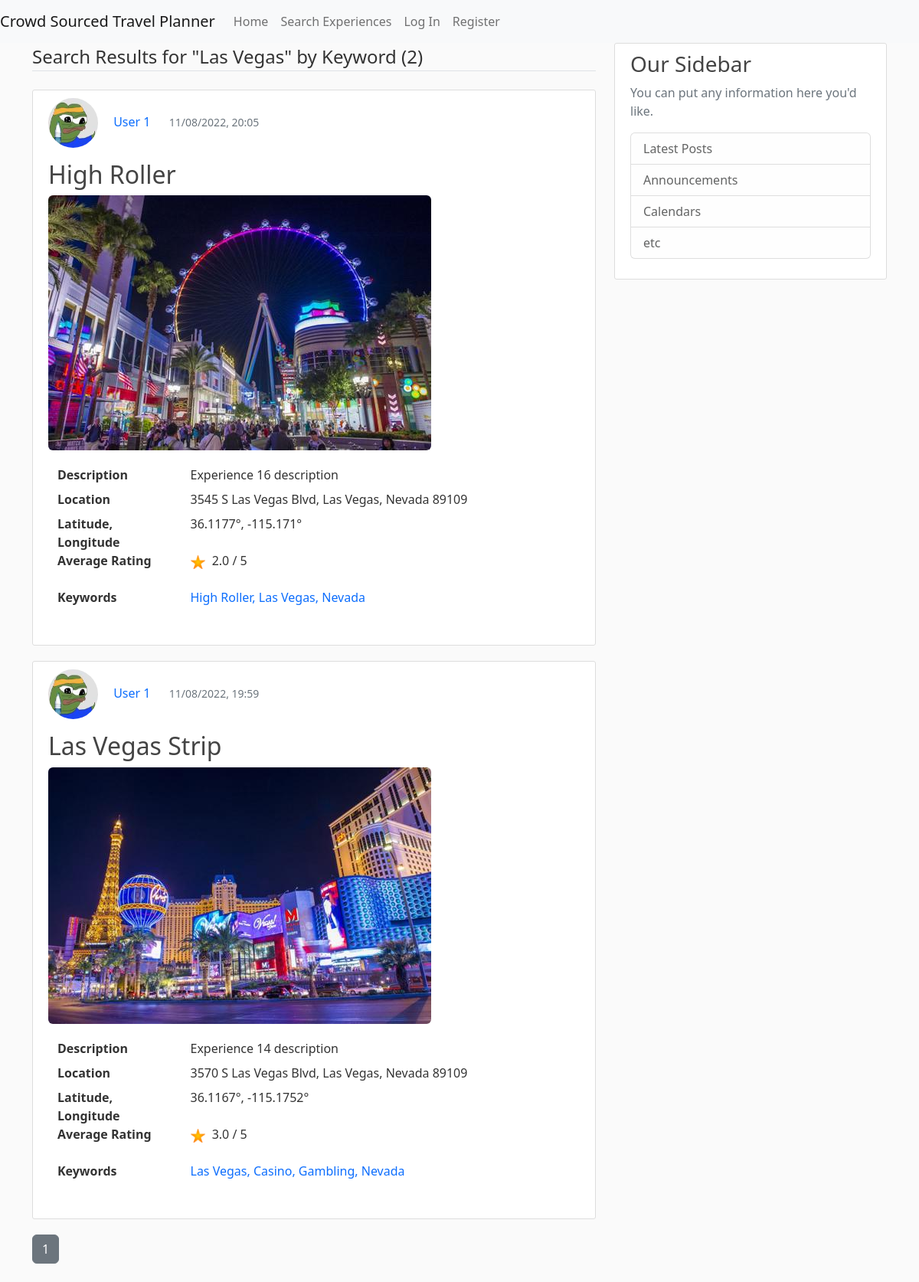
Screenshot of /keyword/Las Vegas with the database file from the repository.
### CrowdSourcedTravelPlanner/models.py (models this page shows, shortened)
class Experience(db.Model):
    id = db.Column(db.Integer, primary_key=True)
    title = db.Column(db.String(100), nullable=False)
    description = db.Column(db.Text, nullable=False)
    location = db.Column(db.String(100), nullable=False)
    date_posted = db.Column(db.DateTime, nullable=False, default=datetime.utcnow)
    image_file = db.Column(db.String(20), nullable=False, default='default.jpg')
    user_id = db.Column(db.Integer, db.ForeignKey('user.id'), nullable=False)
    latitude = db.Column(db.Float, nullable=True)
    longitude = db.Column(db.Float, nullable=True)
    keywords = db.relationship('Keyword', order_by=Keyword.id, back_populates='experience')
    ratings = db.relationship("Rating")

class User(db.Model, UserMixin):
    id = db.Column(db.Integer, primary_key=True)
    username = db.Column(db.String(20), unique=True, nullable=False)
    email = db.Column(db.String(120), unique=True, nullable=False)
    image_file = db.Column(db.String(20), nullable=False, default='default.jpg')
    password = db.Column(db.String(60), nullable=False)
    date_account_created = db.Column(db.DateTime, nullable=False, default=datetime.utcnow)
    experiences = db.relationship('Experience', backref='author', lazy=True)
    trips = db.relationship('Trip', backref='author', lazy=True)
    location = db.Column(db.String(100), nullable=True, default="")
    latitude = db.Column(db.Float, nullable=True)
    longitude = db.Column(db.Float, nullable=True)
    sort = db.Column(db.String(20), nullable=True, default='recent')

class Keyword(db.Model):
    __tablename__ = "keywords"
    id = db.Column(db.Integer, primary_key=True)
    keyword_text = db.Column(db.String, nullable=False)
    experience_id = db.Column(db.Integer, db.ForeignKey('experience.id'))
    experience = db.relationship("Experience", back_populates="keywords")

### CrowdSourcedTravelPlanner/routes.py (the view)
@app.route("/keyword/<string:keyword_text>")
def keyword(keyword_text):
    page = request.args.get('page', 1, type=int)
    experiences = Experience.query \
        .filter(Experience.keywords.any(Keyword.keyword_text.like('%' + keyword_text + '%'))) \
        .order_by(Experience.title) \
        .paginate(page=page, per_page=5)
    return render_template('keyword.html', experiences=experiences, keyword_text=keyword_text)

### CrowdSourcedTravelPlanner/templates/keyword.html
{% extends "pageLayout.html" %}
{% block content %}
    <legend class="border-bottom mb-4">Search Results for "{{ keyword_text }}" by Keyword ({{ experiences.total }})</legend>
    {% for experience in experiences.items %}
        <article class="media content-section">
            <div class="media-body">
                <ul>
                    <li style="display:inline-block;">
                        <a href="{{ url_for('user_experiences', username=experience.author.username) }}">
                            <img class="rounded-circle article-img"
                                 src="{{ url_for('static', filename='profile_pics/' + experience.author.image_file) }}">
                        </a>
                    </li>
                    <li style="display:inline-block;">
                        <a class="mr-2 text-decoration-none" href="{{ url_for('user_experiences', username=experience.author.username) }}">{{ experience.author.username }}</a>
                    </li>
                    <li style="display:inline-block; padding-left: 20px;">
                        <small class="text-muted ">{{ experience.date_posted.strftime('%m/%d/%Y, %H:%M') }}</small>
                    </li>
                </ul>
                <h2><a class="article-title text-decoration-none"
                       href="{{ url_for('experience', experience_id=experience.id) }}">{{ experience.title }}</a></h2>
                <a href="{{ url_for('experience', experience_id=experience.id) }}">
                    <img class="img-rounded"
                         src="{{ url_for('static', filename='experience_pics/' + experience.image_file) }}">
                </a>
                <div class="container" style="margin-top: 20px;">
                    <dl class="row">
                        <dt class="col-sm-3">Description</dt>
                        <dd class="col-sm-9">{{ experience.description }}</dd>
                        <dt class="col-sm-3">Location</dt>
                        <dd class="col-sm-9">{{ experience.location }}</dd>
                        <dt class="col-sm-3">Latitude, Longitude</dt>
                        <dd class="col-sm-9">
                            {% if experience.latitude != -200 and experience.longitude != -200 %}
                                {{ experience.latitude }}°, {{ experience.longitude }}°
                            {% else %}
                                Latitude and Longitude not found for this location.
                            {% endif %}
                        </dd>
                        <dt class="col-sm-3">Average Rating</dt>
                        <dd class="col-sm-9">
                            {% if not experience.avg_rating %}
                                <p>This Experience has not yet been rated.</p>
                            {% else %}
                                <ul>
                                    <li style="display:inline-block;">
                                        <img src="{{ url_for('static', filename='experience_pics/star.png') }}">
                                    </li>
                                    <li style="display:inline-block; margin-left: 5px;">
                                        {{ experience.avg_rating|round(1) }} / 5
                                    </li>
                                </ul>
                            {% endif %}
                        </dd>
                        <dt class="col-sm-3">Keywords</dt>
                        <dd class="col-sm-9">
                            {% if experience.keywords|length == 1 %}
                                <ul>
                                    <li style="display:inline-block;">
                                        <a class="mr-2 text-decoration-none" href="{{ url_for('keyword', keyword_text=experience.keywords[0].keyword_text) }}">{{ experience.keywords[0].keyword_text }}</a>
                                    </li>
                                </ul>
                            {% elif experience.keywords|length > 1 %}
                                <ul>
                                    {% for keyword in experience.keywords[:-1] %}
                                        <li style="display:inline-block;">
                                            <a class="mr-2 text-decoration-none" href="{{ url_for('keyword', keyword_text=keyword.keyword_text) }}">{{ keyword.keyword_text }}, </a>
                                        </li>
                                    {% endfor %}
                                    <li style="display:inline-block;">
                                        <a class="mr-2 text-decoration-none" href="{{ url_for('keyword', keyword_text=experience.keywords[-1].keyword_text) }}">{{ experience.keywords[-1].keyword_text }}</a>
                                    </li>
                                </ul>
                            {% endif %}
                        </dd>
                    </dl>
                </div>
            </div>
        </article>
    {% endfor %}
    {% for page_num in experiences.iter_pages() %}
        {% if page_num %}
            {% if experiences.page == page_num %}
                <a class="btn btn-secondary mb-4" href="{{ url_for('keyword', keyword_text=keyword_text, page=page_num) }}">{{ page_num }}</a>
            {% else %}
                <a class="btn btn-outline-secondary mb-4" href="{{ url_for('keyword', keyword_text=keyword_text, page=page_num) }}">{{ page_num }}</a>
            {% endif %}
        {% else %}
            ...
        {% endif %}
    {% endfor %}
{% endblock content %}}

### CrowdSourcedTravelPlanner/static/keyword.css (style rules this page uses)
body { background: #fafafa; color: #333333; }
h1, h2, h3, h4, h5, h6 { color: #444444; }
.content-section { background: #ffffff; padding: 10px 20px; border: 1px solid #dddddd; border-radius: 3px; margin-bottom: 20px; }
.article-title { color: #444444; }
.article-img { height: 65px; width: 65px; margin-right: 16px; }
.img-rounded { border-radius:6px; }
ul { list-style: none; padding-left: 0; }

### rows the page displays
Experience: image_file (picture), author.username "User 1", date_posted "11/08/2022, 20:05", title "High Roller", description "Experience 16 description", location "3545 S Las Vegas Blvd, Las Vegas, Nevada 89109", latitude "36.1177", longitude "-115.171", avg_rating "2.0", keyword_text "Nevada"
Keyword: keyword_text "High Roller"
Keyword: keyword_text "Las Vegas"
Experience: image_file (picture), author.username "User 1", date_posted "11/08/2022, 19:59", title "Las Vegas Strip", description "Experience 14 description", location "3570 S Las Vegas Blvd, Las Vegas, Nevada 89109", latitude "36.1167", longitude "-115.1752", avg_rating "3.0", keyword_text "Nevada"
Keyword: keyword_text "Las Vegas"
Keyword: keyword_text "Casino"
Keyword: keyword_text "Gambling"

### other values shown
{{ keyword_text }} "Las Vegas"
{{ experiences.total }} "2"
{{ page_num }} "1"
